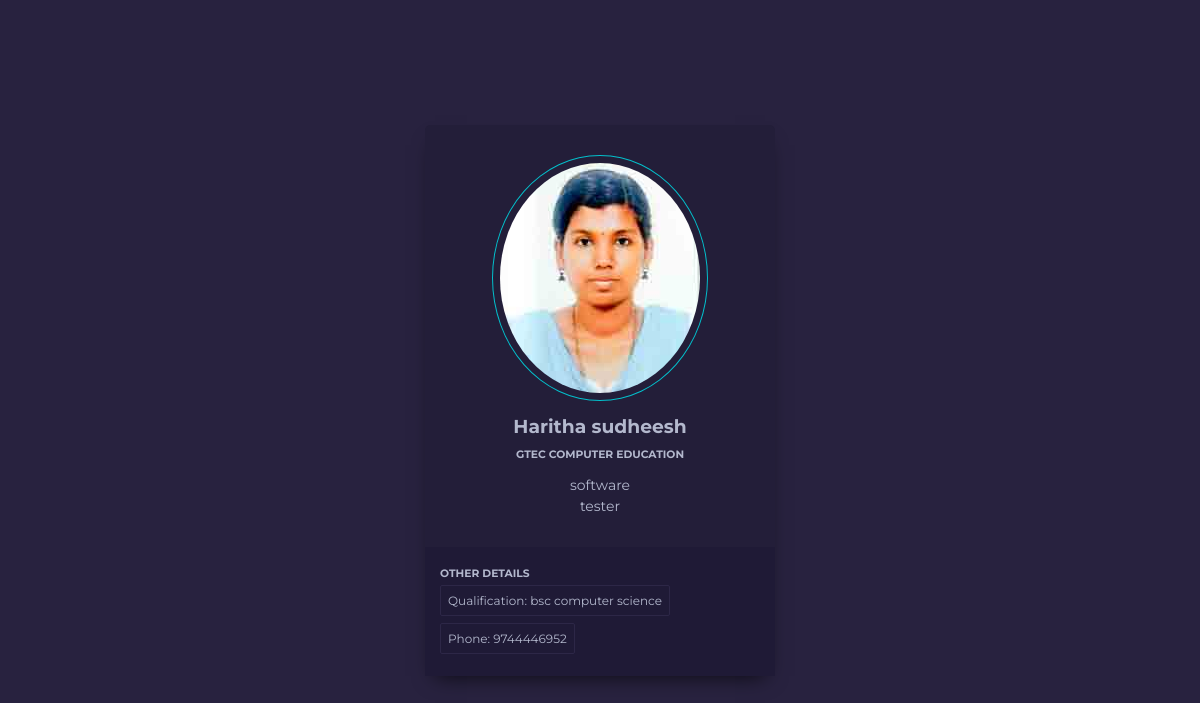
/empapp/employe/6/, run on the app's committed database.
### empapp/models.py (models this page shows)
class company(models.Model):
    cmpname=models.CharField(max_length=200,unique=True)
    empname=models.CharField(max_length=200)
    empQuali=models.CharField(max_length=200)
    empDept=models.CharField(max_length=200)
    empDsg=models.CharField(max_length=200)
    empImg=models.ImageField(upload_to='images',default="images/default.jpg",blank=True)
    empJdate=models.DateTimeField()
    empSalary=models.IntegerField()
    empPhone=models.IntegerField()

### empapp/views.py (the view)
# urls.py: path("employe/<int:pk>/",views.EmployeDetailView.as_view(),name='employe-detail'),
class EmployeDetailView(View):
    def get(self,request,*args,**kwargs):
        print(kwargs)
        id=kwargs.get("pk")
        qs=company.objects.get(id=id)
        return render(request,"employe_detail.html",{'data':qs})

### empapp/Templates/employe_detail.html (shortened to what this page needs)
<!DOCTYPE html>
<html lang="en">
<head>
</head>
<body>
    <div class="card-container">
        <img class="round" src="{{data.empImg.url}}" alt="user" />
        <h3>{{data.empname}}</h3>
        <h6>{{data.cmpname}}</h6>
        <p>{{data.empDept}} <br/> {{data.empDsg}}</p>
        <div class="skills">
            <h6>Other details</h6>
            <ul>
                <li>Qualification: {{data.empQuali}}</li>
                <li>Phone: {{data.empPhone}}</li>
            </ul>
        </div>
    </div>
</body>
</html>

### empapp/Templates/employe_detail.html (style rules this page uses)
* { box-sizing: border-box; }
body { background-color: #28223F; font-family: Montserrat, sans-serif; display: flex; align-items: center; justify-content: center; flex-direction: column; min-height: 100vh; margin: 0; }
h3 { margin: 10px 0; }
h6 { margin: 5px 0; text-transform: uppercase; }
p { font-size: 14px; line-height: 21px; }
.card-container { background-color: #231E39; border-radius: 5px; box-shadow: 0px 10px 20px -10px rgba(0,0,0,0.75); color: #B3B8CD; padding-top: 30px; position: relative; width: 350px; max-width: 100%; text-align: center; }
.card-container .round { border: 1px solid #03BFCB; border-radius: 50%; padding: 7px; }
.skills { background-color: #1F1A36; text-align: left; padding: 15px; margin-top: 30px; }
.skills ul { list-style-type: none; margin: 0; padding: 0; }
.skills ul li { border: 1px solid #2D2747; border-radius: 2px; display: inline-block; font-size: 12px; margin: 0 7px 7px 0; padding: 7px; }

### data on the page
company: empImg (picture), empname "Haritha sudheesh", cmpname "GTEC COMPUTER EDUCATION", empDept "software", empDsg "tester", empQuali "bsc computer science", empPhone "9744446952"
